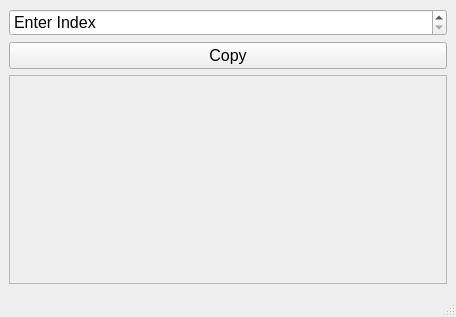
<?xml version="1.0" encoding="UTF-8"?>
<ui version="4.0">
 <class>MainWindow</class>
 <widget class="QMainWindow" name="MainWindow">
  <property name="geometry">
   <rect>
    <x>0</x>
    <y>0</y>
    <width>456</width>
    <height>317</height>
   </rect>
  </property>
  <property name="windowTitle">
   <string>View Docket</string>
  </property>
  <property name="styleSheet">
   <string notr="true">* {
    font-size: 16px;
}</string>
  </property>
  <widget class="QWidget" name="centralwidget">
   <layout class="QGridLayout" name="gridLayout">
    <item row="0" column="0">
     <widget class="QSpinBox" name="spinBox">
      <property name="specialValueText">
       <string>Enter Index</string>
      </property>
      <property name="minimum">
       <number>-1</number>
      </property>
      <property name="maximum">
       <number>999999999</number>
      </property>
      <property name="value">
       <number>-1</number>
      </property>
     </widget>
    </item>
    <item row="2" column="0">
     <widget class="QScrollArea" name="scrollArea">
      <property name="widgetResizable">
       <bool>true</bool>
      </property>
      <widget class="QWidget" name="scrollAreaWidgetContents">
       <property name="geometry">
        <rect>
         <x>0</x>
         <y>0</y>
         <width>436</width>
         <height>182</height>
        </rect>
       </property>
       <layout class="QGridLayout" name="gridLayout_2">
        <item row="1" column="0">
         <spacer name="verticalSpacer">
          <property name="orientation">
           <enum>Qt::Vertical</enum>
          </property>
          <property name="sizeHint" stdset="0">
           <size>
            <width>20</width>
            <height>40</height>
           </size>
          </property>
         </spacer>
        </item>
        <item row="1" column="1">
         <spacer name="horizontalSpacer">
          <property name="orientation">
           <enum>Qt::Horizontal</enum>
          </property>
          <property name="sizeHint" stdset="0">
           <size>
            <width>40</width>
            <height>20</height>
           </size>
          </property>
         </spacer>
        </item>
        <item row="0" column="0" colspan="2">
         <widget class="QLabel" name="label">
          <property name="text">
           <string/>
          </property>
         </widget>
        </item>
       </layout>
      </widget>
     </widget>
    </item>
    <item row="1" column="0">
     <widget class="QPushButton" name="copyButton">
      <property name="sizePolicy">
       <sizepolicy hsizetype="Minimum" vsizetype="Fixed">
        <horstretch>0</horstretch>
        <verstretch>0</verstretch>
       </sizepolicy>
      </property>
      <property name="text">
       <string>Copy</string>
      </property>
     </widget>
    </item>
   </layout>
  </widget>
  <widget class="QMenuBar" name="menubar">
   <property name="geometry">
    <rect>
     <x>0</x>
     <y>0</y>
     <width>456</width>
     <height>27</height>
    </rect>
   </property>
  </widget>
  <widget class="QStatusBar" name="statusbar"/>
 </widget>
 <resources/>
 <connections/>
</ui>
